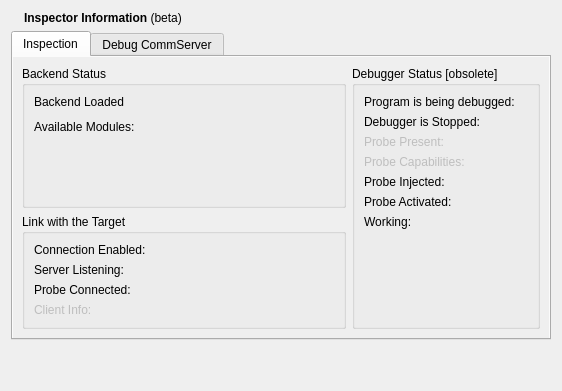
<?xml version="1.0" encoding="UTF-8"?>
<ui version="4.0">
 <author>Enrico Ros</author>
 <class>InfoPanel</class>
 <widget class="QWidget" name="InfoPanel">
  <property name="geometry">
   <rect>
    <x>0</x>
    <y>0</y>
    <width>562</width>
    <height>391</height>
   </rect>
  </property>
  <property name="windowTitle">
   <string>Inspector Plugin Information</string>
  </property>
  <layout class="QVBoxLayout" name="verticalLayout_2">
   <item>
    <layout class="QHBoxLayout" name="horizontalLayout_2">
     <item>
      <widget class="QLabel" name="iconLabel">
       <property name="pixmap">
        <pixmap resource="../../inspector.qrc">:/inspector/images/submenu-up.png</pixmap>
       </property>
      </widget>
     </item>
     <item>
      <widget class="QLabel" name="titleLabel">
       <property name="sizePolicy">
        <sizepolicy hsizetype="MinimumExpanding" vsizetype="Preferred">
         <horstretch>0</horstretch>
         <verstretch>0</verstretch>
        </sizepolicy>
       </property>
       <property name="text">
        <string>&lt;b&gt;Inspector Information&lt;/b&gt; (beta)</string>
       </property>
      </widget>
     </item>
    </layout>
   </item>
   <item>
    <widget class="QTabWidget" name="Tabwidget1">
     <property name="sizePolicy">
      <sizepolicy hsizetype="Expanding" vsizetype="Preferred">
       <horstretch>0</horstretch>
       <verstretch>0</verstretch>
      </sizepolicy>
     </property>
     <property name="currentIndex">
      <number>0</number>
     </property>
     <widget class="QWidget" name="pluginWidget">
      <property name="autoFillBackground">
       <bool>true</bool>
      </property>
      <attribute name="icon">
       <iconset resource="../../inspector.qrc">
        <normaloff>:/inspector/images/inspector-icon-32.png</normaloff>:/inspector/images/inspector-icon-32.png</iconset>
      </attribute>
      <attribute name="title">
       <string>Inspection</string>
      </attribute>
      <layout class="QGridLayout" name="gridLayout">
       <item row="0" column="0">
        <widget class="QGroupBox" name="groupBox_3">
         <property name="title">
          <string>Backend Status</string>
         </property>
         <layout class="QFormLayout" name="formLayout">
          <item row="0" column="0">
           <widget class="QLabel" name="label_6">
            <property name="text">
             <string>Backend Loaded</string>
            </property>
           </widget>
          </item>
          <item row="0" column="1">
           <widget class="QLabel" name="label_8">
            <property name="text">
             <string/>
            </property>
            <property name="pixmap">
             <pixmap resource="../../inspector.qrc">:/inspector/images/status-ok.png</pixmap>
            </property>
           </widget>
          </item>
          <item row="1" column="0">
           <widget class="QLabel" name="label_9">
            <property name="text">
             <string>Available Modules:</string>
            </property>
           </widget>
          </item>
          <item row="1" column="1">
           <widget class="QLabel" name="modLabel">
            <property name="sizePolicy">
             <sizepolicy hsizetype="MinimumExpanding" vsizetype="MinimumExpanding">
              <horstretch>0</horstretch>
              <verstretch>0</verstretch>
             </sizepolicy>
            </property>
            <property name="textFormat">
             <enum>Qt::PlainText</enum>
            </property>
            <property name="wordWrap">
             <bool>true</bool>
            </property>
            <property name="textInteractionFlags">
             <set>Qt::NoTextInteraction</set>
            </property>
           </widget>
          </item>
         </layout>
        </widget>
       </item>
       <item row="0" column="1" rowspan="2">
        <widget class="QGroupBox" name="groupBox">
         <property name="title">
          <string>Debugger Status [obsolete]</string>
         </property>
         <layout class="QFormLayout" name="formLayout_2">
          <item row="0" column="0">
           <widget class="QLabel" name="label_2">
            <property name="text">
             <string>Program is being debugged:</string>
            </property>
           </widget>
          </item>
          <item row="0" column="1">
           <widget class="QLabel" name="debugEnabled"/>
          </item>
          <item row="1" column="0">
           <widget class="QLabel" name="label_20">
            <property name="text">
             <string>Debugger is Stopped:</string>
            </property>
           </widget>
          </item>
          <item row="1" column="1">
           <widget class="QLabel" name="debugStopped"/>
          </item>
          <item row="2" column="0">
           <widget class="QLabel" name="label_3">
            <property name="enabled">
             <bool>false</bool>
            </property>
            <property name="text">
             <string>Probe Present:</string>
            </property>
           </widget>
          </item>
          <item row="2" column="1">
           <widget class="QLabel" name="probePresent">
            <property name="enabled">
             <bool>false</bool>
            </property>
           </widget>
          </item>
          <item row="3" column="0">
           <widget class="QLabel" name="label_10">
            <property name="enabled">
             <bool>false</bool>
            </property>
            <property name="text">
             <string>Probe Capabilities:</string>
            </property>
           </widget>
          </item>
          <item row="3" column="1">
           <widget class="QLabel" name="probeCaps">
            <property name="enabled">
             <bool>false</bool>
            </property>
           </widget>
          </item>
          <item row="4" column="0">
           <widget class="QLabel" name="label_11">
            <property name="text">
             <string>Probe Injected:</string>
            </property>
           </widget>
          </item>
          <item row="4" column="1">
           <widget class="QLabel" name="probeInjected"/>
          </item>
          <item row="5" column="0">
           <widget class="QLabel" name="label_4">
            <property name="text">
             <string>Probe Activated:</string>
            </property>
           </widget>
          </item>
          <item row="5" column="1">
           <widget class="QLabel" name="probeActive"/>
          </item>
          <item row="6" column="0">
           <widget class="QLabel" name="label_7">
            <property name="text">
             <string>Working:</string>
            </property>
           </widget>
          </item>
          <item row="6" column="1">
           <widget class="QLabel" name="workLabel"/>
          </item>
         </layout>
        </widget>
       </item>
       <item row="1" column="0">
        <widget class="QGroupBox" name="groupBox_2">
         <property name="title">
          <string>Link with the Target</string>
         </property>
         <layout class="QFormLayout" name="formLayout_3">
          <property name="fieldGrowthPolicy">
           <enum>QFormLayout::ExpandingFieldsGrow</enum>
          </property>
          <item row="0" column="0">
           <widget class="QLabel" name="label_17">
            <property name="text">
             <string>Connection Enabled:</string>
            </property>
           </widget>
          </item>
          <item row="0" column="1">
           <layout class="QHBoxLayout" name="horizontalLayout_3">
            <item>
             <widget class="QLabel" name="connEnabled"/>
            </item>
            <item>
             <widget class="QLabel" name="connName"/>
            </item>
           </layout>
          </item>
          <item row="1" column="0">
           <widget class="QLabel" name="label_19">
            <property name="text">
             <string>Server Listening:</string>
            </property>
           </widget>
          </item>
          <item row="1" column="1">
           <widget class="QLabel" name="serverListening"/>
          </item>
          <item row="2" column="0">
           <widget class="QLabel" name="label_21">
            <property name="text">
             <string>Probe Connected:</string>
            </property>
           </widget>
          </item>
          <item row="2" column="1">
           <widget class="QLabel" name="probeConnected"/>
          </item>
          <item row="3" column="0">
           <widget class="QLabel" name="label_22">
            <property name="enabled">
             <bool>false</bool>
            </property>
            <property name="text">
             <string>Client Info:</string>
            </property>
           </widget>
          </item>
          <item row="3" column="1">
           <widget class="QLabel" name="clientInfo">
            <property name="enabled">
             <bool>false</bool>
            </property>
           </widget>
          </item>
         </layout>
        </widget>
       </item>
      </layout>
     </widget>
     <widget class="QWidget" name="debugWidget">
      <property name="autoFillBackground">
       <bool>true</bool>
      </property>
      <attribute name="title">
       <string>Debug CommServer</string>
      </attribute>
      <layout class="QVBoxLayout" name="verticalLayout">
       <item>
        <widget class="QGroupBox" name="groupBox">
         <property name="title">
          <string>Messages, Errors and Logs</string>
         </property>
         <layout class="QGridLayout" name="gridLayout_2">
          <item row="0" column="0" colspan="2">
           <widget class="QPlainTextEdit" name="commText">
            <property name="font">
             <font>
              <family>Courier New</family>
             </font>
            </property>
            <property name="frameShape">
             <enum>QFrame::NoFrame</enum>
            </property>
            <property name="textInteractionFlags">
             <set>Qt::TextSelectableByKeyboard|Qt::TextSelectableByMouse</set>
            </property>
           </widget>
          </item>
          <item row="0" column="2">
           <widget class="QPlainTextEdit" name="messagesText">
            <property name="font">
             <font>
              <family>Courier New</family>
             </font>
            </property>
            <property name="frameShape">
             <enum>QFrame::NoFrame</enum>
            </property>
            <property name="textInteractionFlags">
             <set>Qt::TextSelectableByKeyboard|Qt::TextSelectableByMouse</set>
            </property>
           </widget>
          </item>
          <item row="1" column="0">
           <widget class="QToolButton" name="clearComm">
            <property name="text">
             <string>clear</string>
            </property>
           </widget>
          </item>
          <item row="1" column="1">
           <layout class="QHBoxLayout" name="horizontalLayout">
            <item>
             <widget class="QLabel" name="progressLabel">
              <property name="text">
               <string>Progress</string>
              </property>
             </widget>
            </item>
            <item>
             <widget class="QProgressBar" name="progressBar">
              <property name="value">
               <number>0</number>
              </property>
              <property name="invertedAppearance">
               <bool>false</bool>
              </property>
             </widget>
            </item>
           </layout>
          </item>
          <item row="1" column="2">
           <widget class="QToolButton" name="clearMessages">
            <property name="text">
             <string>clear</string>
            </property>
           </widget>
          </item>
         </layout>
        </widget>
       </item>
      </layout>
     </widget>
    </widget>
   </item>
   <item>
    <spacer name="verticalSpacer">
     <property name="orientation">
      <enum>Qt::Vertical</enum>
     </property>
     <property name="sizeHint" stdset="0">
      <size>
       <width>20</width>
       <height>40</height>
      </size>
     </property>
    </spacer>
   </item>
  </layout>
 </widget>
 <resources>
  <include location="../../inspector.qrc"/>
 </resources>
 <connections>
  <connection>
   <sender>clearComm</sender>
   <signal>clicked()</signal>
   <receiver>commText</receiver>
   <slot>clear()</slot>
   <hints>
    <hint type="sourcelabel">
     <x>41</x>
     <y>301</y>
    </hint>
    <hint type="destinationlabel">
     <x>44</x>
     <y>227</y>
    </hint>
   </hints>
  </connection>
  <connection>
   <sender>clearMessages</sender>
   <signal>clicked()</signal>
   <receiver>messagesText</receiver>
   <slot>clear()</slot>
   <hints>
    <hint type="sourcelabel">
     <x>317</x>
     <y>300</y>
    </hint>
    <hint type="destinationlabel">
     <x>310</x>
     <y>230</y>
    </hint>
   </hints>
  </connection>
 </connections>
</ui>
